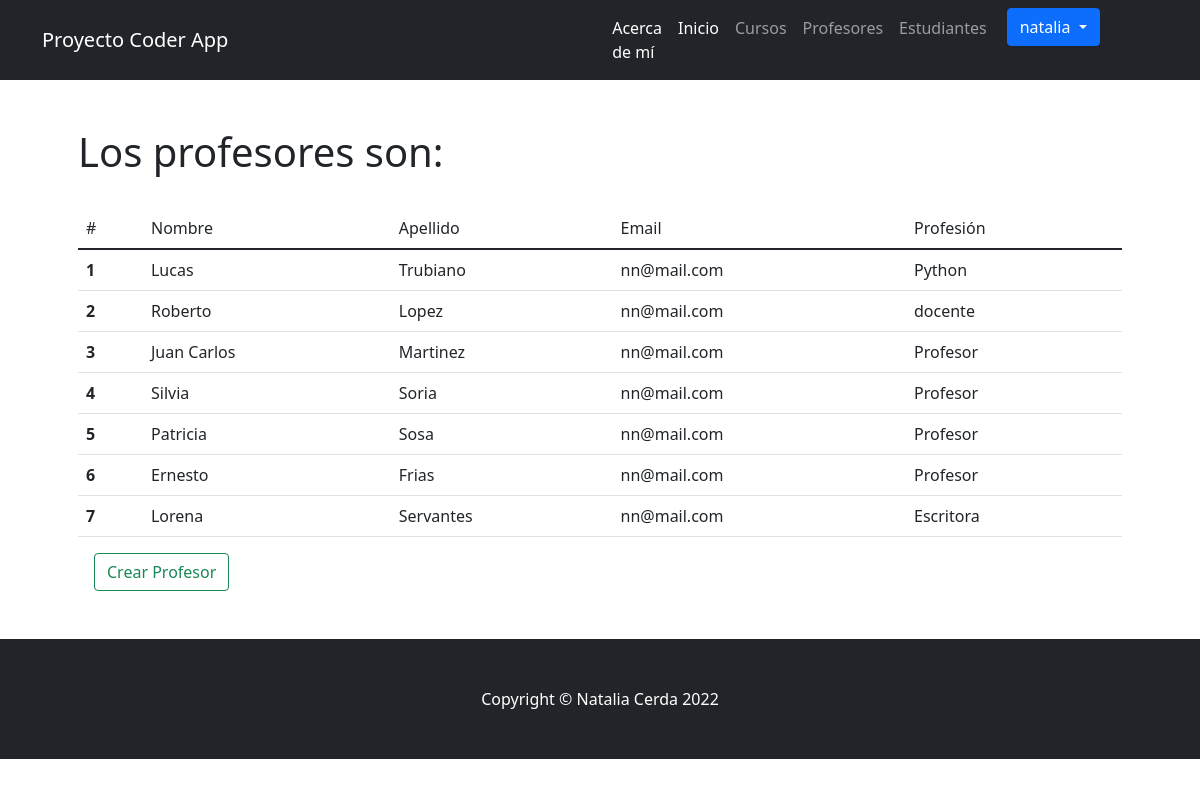
The page /coder_app/profesores/ (signed in) on the database its author committed.
### coder_app/models.py (models this page shows)
class Profesor(models.Model):
    nombre = models.CharField("Nombre" ,max_length=30) # Texto
    apellido = models.CharField("Apellido" ,max_length=30) # Texto
    email = models.EmailField("email" ,blank=True, null=True) # Email - Opcional
    profesion = models.CharField("Profesion" ,max_length=30)
    class Meta:
        verbose_name_plural = "Profesores"

### coder_app/views.py (the view)
# urls.py: path('profesores/', profesores, name="profesores"),
@login_required
def profesores(request):
    profesores = Profesor.objects.all()
    return render(request,"coder_app/profesores.html",{"profesores":profesores})

### coder_app/templates/coder_app/profesores.html (shortened to what this page needs)
{% extends 'coder_app/base.html' %}
{% load static %}
{% block contenidoPagina  %}
<section class="py-5">
    <div class="container px-5">
        <div class="row gx-5 justify-content-center">
            <div class="col-lg-12">
                <h1>
                    Los profesores son:
                </h1>
                <br>
                <table class="table table-theme">
                    <thead>
                        <td scope="col">#</td>
                        <td>Nombre</td>
                        <td>Apellido</td>
                        <td>Email</td>
                        <td>Profesión</td>
                    </thead>
                    <tbody>
                        {% for profesor in profesores %}
                            <tr>
                                <th scope="row">{{forloop.counter}}</th>
                                <td>{{ profesor.nombre }}</td>
                                <td>{{ profesor.apellido }}</td>
                                <td>{{ profesor.email }}</td>
                                <td>{{ profesor.profesion }}</td>
                            </tr>
                        {% endfor %}
                    </tbody>
                </table>
                <a class="btn btn-outline-success text-nowrap ms-3 my-2 my-sm-0" href="{% url 'crear-profesor' %}">  Crear Profesor</a>
            </div>
        </div>
    </div>
</section>
{% endblock %}

### coder_app/templates/coder_app/base.html (shortened to what this page needs)
{% load static %}
<!DOCTYPE html>
<html lang="en">
    <head>
        <link href="{% static 'css/styles.css' %}" rel="stylesheet" />
    </head>
    <body>
        <nav class="navbar navbar-expand-lg navbar-dark bg-dark">
            <div class="container">
                <a class="navbar-brand" href="{% url 'inicio' %}">Proyecto Coder App</a>
                <div class="collapse navbar-collapse" id="navbarSupportedContent">
                    <ul class="navbar-nav ms-auto mb-2 mb-lg-0">
                        <li class="nav-item"><a class="nav-link active" aria-current="page" href="{% url 'acerca_de' %}">Acerca de mí</a></li>
                        <li class="nav-item"><a class="nav-link active" aria-current="page" href="{% url 'inicio' %}">Inicio</a></li>
                        {% if user.is_authenticated %}
                        <li class="nav-item"><a class="nav-link" href="{% url 'cursos' %}">Cursos</a></li>
                        <li class="nav-item"><a class="nav-link" href="{% url 'profesores_list' %}">Profesores</a></li>
                        <li class="nav-item"><a class="nav-link" href="{% url 'estudiantes' %}">Estudiantes</a></li>
                        {% endif %}
                        {% if user.is_authenticated %}
                            <div class="container">
                                <div class="dropdown">
                                    <button class="btn btn-primary dropdown-toggle" type="button" data-bs-toggle="dropdown">{{user.username}}
                                        </button>
                                </div>
                            </div>
                        {% else %}
                            <li class="nav-item"><a class="btn btn-primary mx-2" href="{% url 'login' %}">Iniciar Sesión</a></li>
                            <li class="nav-item"><a class="btn btn-secondary" href="{% url 'register' %}">Registrarse</a></li>
                        {% endif %}
                    </ul>
                </div>
            </div>
        </nav>
        {% block contenidoPagina %}
        {% endblock %}
        <footer class="py-5 bg-dark">
            <div class="container"><p class="m-0 text-center text-white">Copyright &copy; Natalia Cerda 2022</p></div>
        </footer>
    </body>
</html>

### rows shown on the page
Profesor: nombre "Lucas", apellido "Trubiano", email "nn@mail.com", profesion "Python"
Profesor: nombre "Roberto", apellido "Lopez", email "nn@mail.com", profesion "docente"
Profesor: nombre "Juan Carlos", apellido "Martinez", email "nn@mail.com", profesion "Profesor"
Profesor: nombre "Silvia", apellido "Soria", email "nn@mail.com", profesion "Profesor"
Profesor: nombre "Patricia", apellido "Sosa", email "nn@mail.com", profesion "Profesor"
Profesor: nombre "Ernesto", apellido "Frias", email "nn@mail.com", profesion "Profesor"
Profesor: nombre "Lorena", apellido "Servantes", email "nn@mail.com", profesion "Escritora"

### other values the page prints
{{ user.username }} "natalia"
